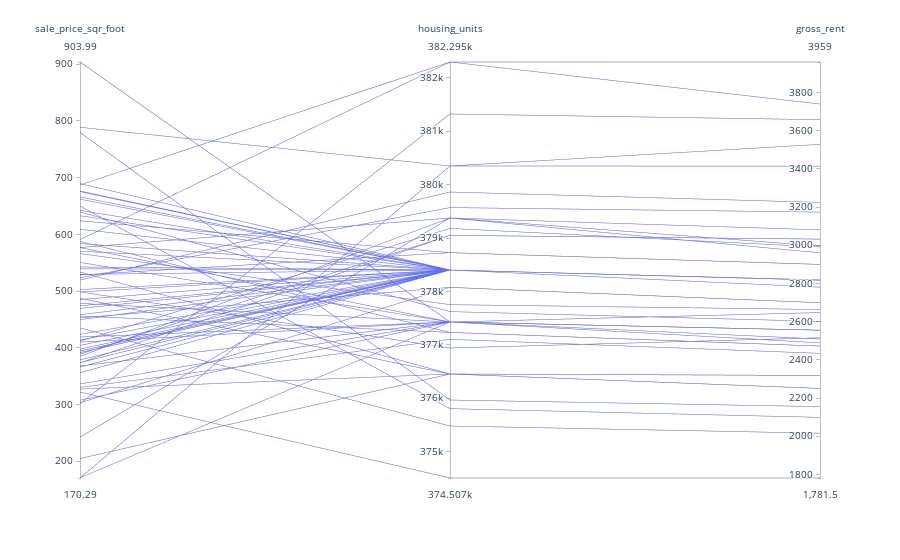

Write notebook code for a chart like this one.
### Code cell
# Parallel Coordinates Plot
px.parallel_coordinates(df_all_neighborhoods)
